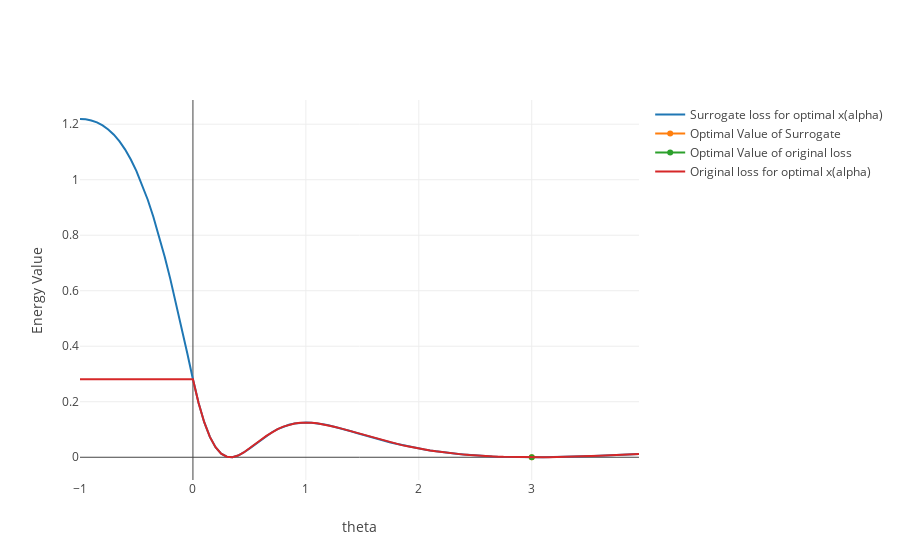

This figure's notebook cell:
### Markdown cell above
We can also visualize the difference between these energies at $x(\alpha)$:

### Code cell
data = []
data.append(go.Scatter(x = theta_range, 
                       y=loss_surr, name = 'Surrogate loss for optimal x(alpha)'))
data.append(go.Scatter(x = [theta_range[theta_surr_opt]], 
                       y= [loss_surr[theta_surr_opt]], name='Optimal Value of Surrogate'))

data.append(go.Scatter(x = [theta_range[theta_direct_opt]], 
                       y= [loss_direct[theta_direct_opt]], name='Optimal Value of original loss'))
data.append(go.Scatter(x = theta_range, 
                       y=loss_direct, name = 'Original loss for optimal x(alpha)'))

layout.yaxis['title'] = 'Energy Value'
fig0 = go.Figure(data=data, layout=layout)
ply.iplot(fig0)
